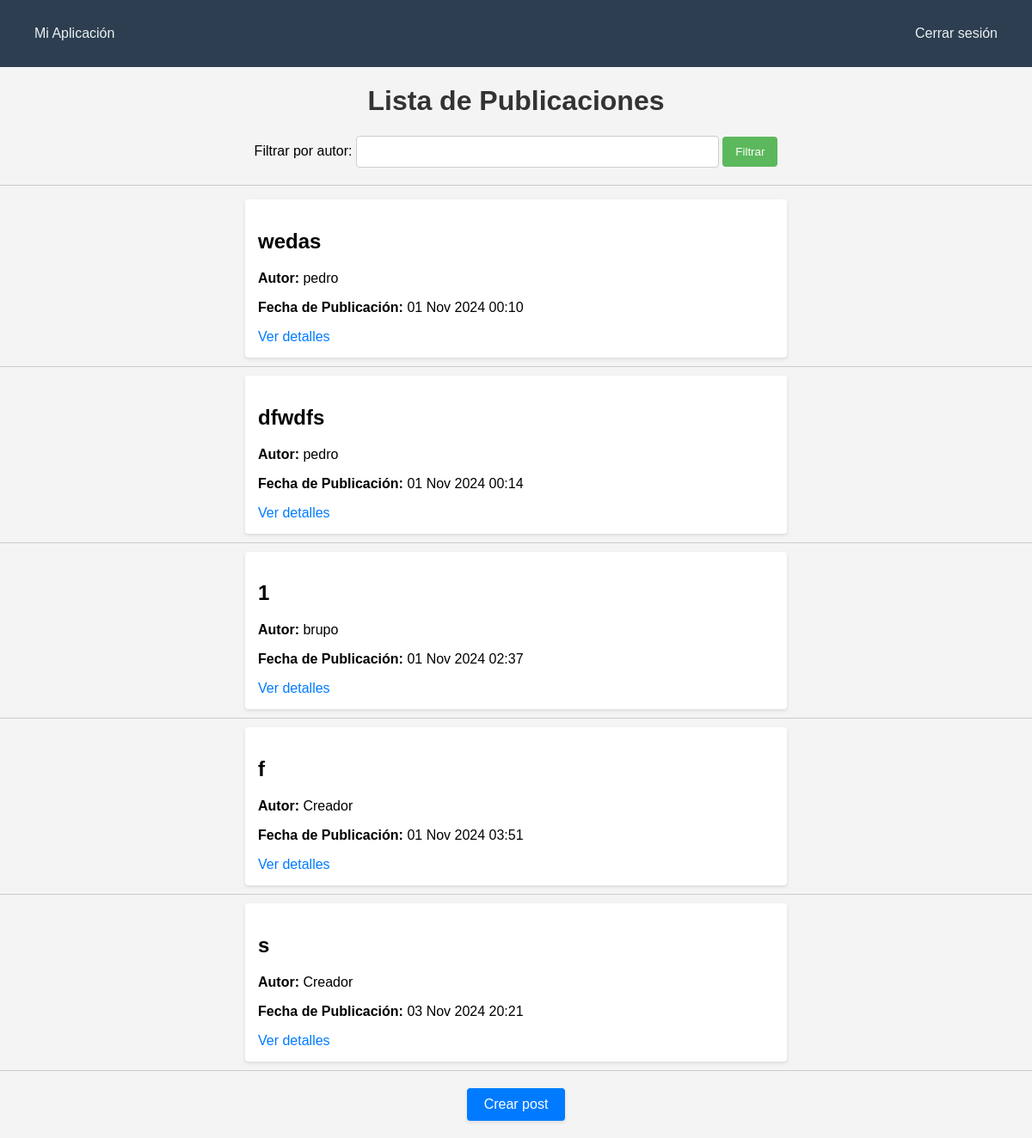
The page / (signed in) on the database as committed earlier.
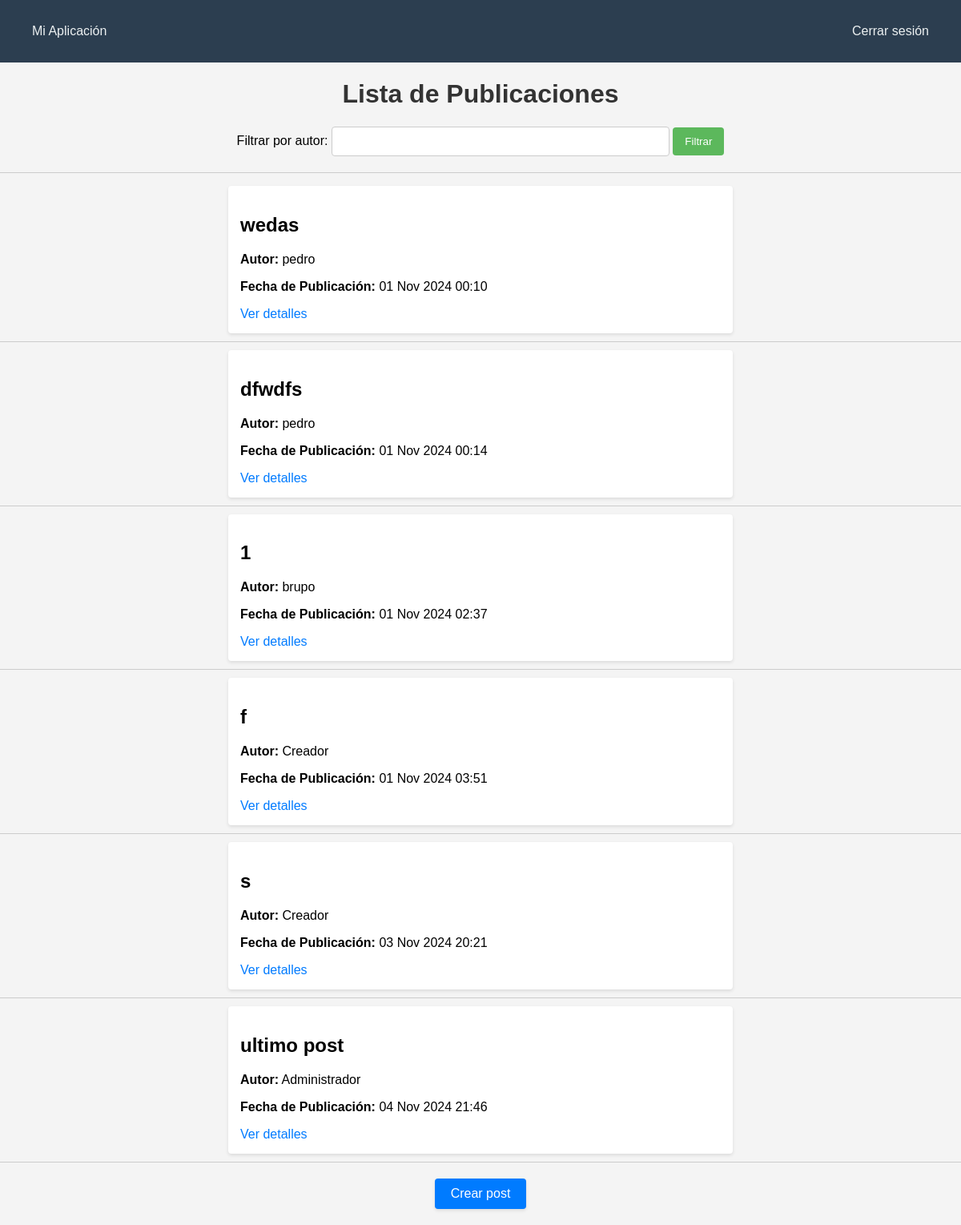
The same page on the database as committed later.
### logs/models.py (models this page shows)
class Post(models.Model):
    Titulo = models.CharField(max_length=200)
    Contenido = models.TextField()
    Fecha_de_Publicacion = models.DateTimeField(auto_now_add=True)
    Autor = models.ForeignKey(User, on_delete=models.CASCADE)
    class Meta:
        permissions = [
            ("crear_publicacion", "Puede crear publicaciones"),
            ("editar_publicacion", "Puede editar publicaciones"),
            ("eliminar_publicacion", "Puede eliminar publicaciones"),
            ("ver_publicacion", "Puede ver publicaciones"),
        ]

### logs/views.py (the view)
# urls.py: 2. Add a URL to urlpatterns:  path('', views.home, name='home')
@login_required
@permission_required('logs.ver_publicacion', raise_exception=True)
def home(request):
    nombreAutor = request.GET.get('autor')
    if nombreAutor:
        user = User.objects.filter(username=nombreAutor).first()
        if user:
            posts = Post.objects.filter(Autor=user)
        else:
            posts = []
    else:
        posts = Post.objects.all()
    can_create = request.user.has_perm('logs.crear_publicacion')
    return render(request, 'home.html', {'posts': posts, 'nombreAutor': nombreAutor, 'can_create': can_create})

### logs/templates/home.html (shortened to what this page needs)
{% extends "base.html" %}
{% block content %}
    <h1>Lista de Publicaciones</h1>
    <form method="get" action="">
        <label for="autor">Filtrar por autor:</label>
        <input type="text" name="autor" id="autor" value="{{ nombreAutor|default:'' }}">
        <button type="submit">Filtrar</button>
    </form>
    <hr>
    {% if posts %}
        <ul>
            {% for post in posts %}
                <li>
                    <h2>{{ post.Titulo }}</h2>
                    <p><strong>Autor:</strong> {{ post.Autor.username }}</p>
                    <p><strong>Fecha de Publicación:</strong> {{ post.Fecha_de_Publicacion|date:"d M Y H:i" }}</p>
                    <a href="{% url 'detalle_post' post.id %}">Ver detalles</a>
                </li>
                <hr>
            {% endfor %}
        </ul>
    {% endif %}
    {% if can_create %}
        <div class="crear-post">
            <a class="boton-crear" href="{% url 'crear_post' %}">Crear post</a>
        </div>
    {% endif %}
{% endblock %}

### logs/templates/base.html (shortened to what this page needs)
{% load static %}
<!DOCTYPE html>
<html lang="es">
<head>
    <link rel="stylesheet" href="{% static 'logs/style.css' %}">
</head>
<body>
    {% include 'navbar.html' %}
    <div>
        {% block content %}{% endblock %}
    </div>
</body>
</html>

### logs/templates/navbar.html (shortened to what this page needs)
<nav>
    <div>
        <a href="{% url 'home' %}">Mi Aplicación</a>
        <div>
            <div class="nav-options">
                {% if user.is_authenticated %}
                    <div>
                        <a href="{% url 'logout' %}">Cerrar sesión</a>
                    </div>
                {% endif %}
            </div>
        </div>
    </div>
</nav>

### logs/static/logs/style.css (style rules this page uses)
html { margin: 0; }
nav { background-color: #2c3e50; padding: 20px 30px; }
nav div { display: flex; justify-content: space-between; align-items: center; }
nav a { color: #ecf0f1; text-decoration: none; padding: 10px; }
.nav-options { display: flex; }
.nav-options div { margin-left: 15px; }
body { font-family: Arial, sans-serif; margin: 0; padding: 0; background-color: #f4f4f4; }
h1 { text-align: center; color: #333; }
form { margin: 20px auto; text-align: center; }
input[type="text"] { padding: 10px; width: 80%; max-width: 400px; border: 1px solid #ccc; border-radius: 4px; }
button { padding: 10px 15px; border: none; border-radius: 4px; background-color: #5cb85c; color: white; }
.crear-post { text-align: center; margin: 20px 0; }
.boton-crear { display: inline-block; padding: 10px 20px; background-color: #007bff; color: white; border-radius: 4px; text-decoration: none; font-size: 16px; box-shadow: 0 2px 4px rgba(0, 0, 0, 0.1); }
ul { list-style-type: none; padding: 0; }
li { background-color: white; margin: 10px auto; padding: 15px; border-radius: 4px; box-shadow: 0 2px 4px rgba(0, 0, 0, 0.1); max-width: 600px; }
a { color: #007bff; text-decoration: none; }
hr { border: 0; height: 1px; background-color: #ccc; }

Rows that differ between the two databases and show on the page:
added Post: Titulo "ultimo post", Autor.username "Administrador", Fecha_de_Publicacion "04 Nov 2024 21:46"
